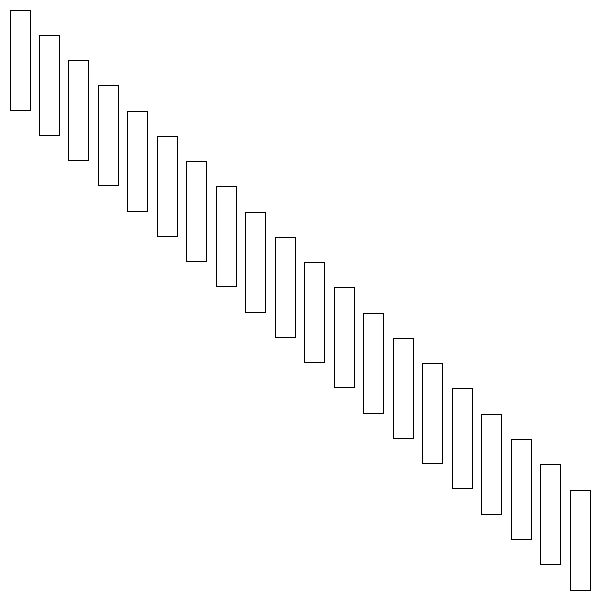
Frame 1 (no input)
Frame 60 (the mouse pressed at the canvas centre just before this capture): identical to frame 1, image omitted
Frame 120 (the mouse held since frame 60 and released just before this capture): identical to frame 1, image omitted

The Processing sketch that drew this single still picture (run headless with seeded random() and noise(); from frame 60 on, the mouse is pressed at the canvas centre):

// Processing sketch: Part_3
// ── Part_3.pde
// Code 1 FA_18
// Bryan Ma

// this code maps 10 rectangles across the screen, using a for loop to draw them.

// change the code so that it draws 20 rectangles instead of 10, 
// and maps them across the screen so that you can see all 20.
// after that, change yPos so that it maps their position in the y-dimension as well,
// drawing a diagonal line of rectangles from the top left to the bottom right.

void setup() {
  size(600, 600);
  rectMode(CENTER);
}

void draw() {
  background(255);
  
  for (int i = 1; i <= 20; i++) {
    
    float xPos = map(i, 1, 20, 20, width-20);
    float yPos = map(i, 1, 20, 60, height-60);

    rect(xPos, yPos, 20, 100);    
  }
}
